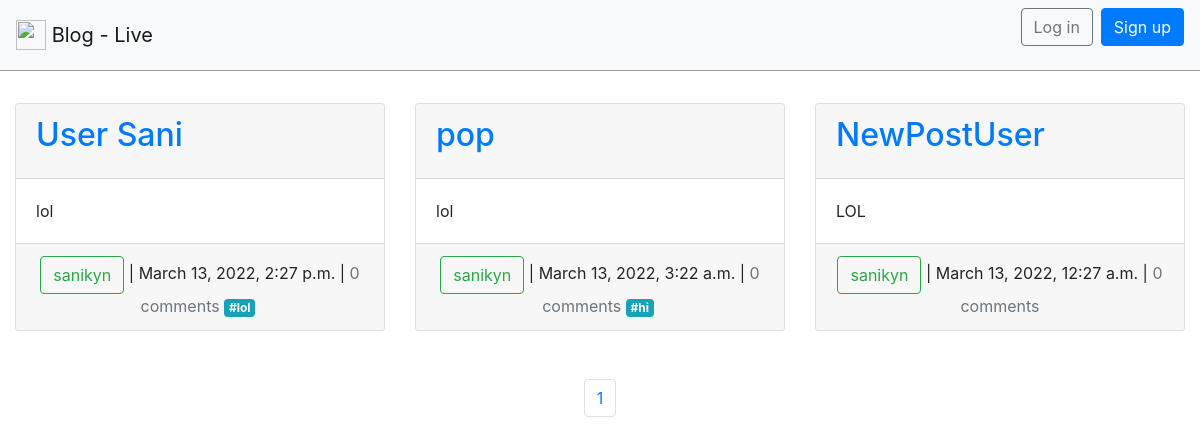
Before: /post/author/2 with the older database file.
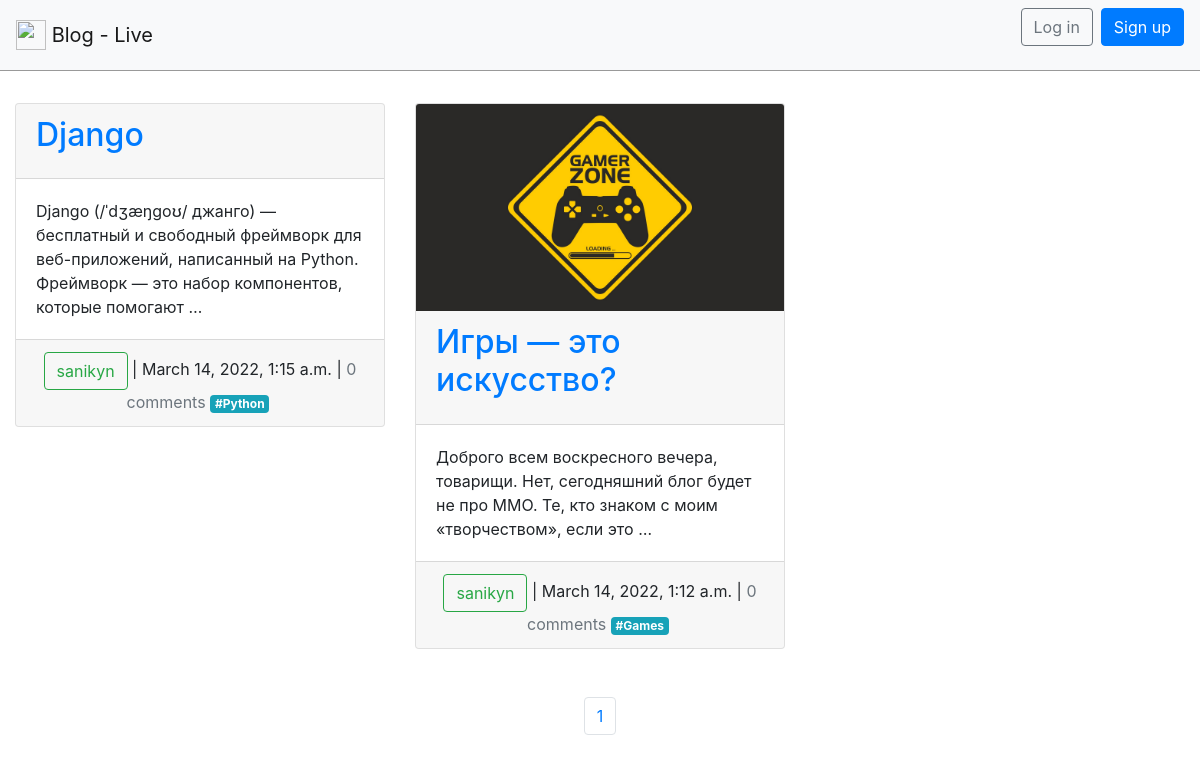
After: the same page with the newer database file.
### blog/models.py (models this page shows, shortened)
class Post(models.Model):
    title = models.CharField(max_length=200, null=True)
    header_image = models.ImageField(null=True, blank=True, upload_to="images/")
    author = models.ForeignKey(
        'auth.User',
        on_delete=models.CASCADE,
        null=True
    )
    date = models.DateTimeField(auto_now_add=True, null=True)
    body = models.TextField()
    tags = TaggableManager()
    def get_absolute_url(self):
        return reverse('post_detail', args=[str(self.id)])
    class Meta:
        ordering = ['-date']

### blog/views.py (the view)
# urls.py: path('post/author/<int:author_id>', PostsByAuthorView.as_view(), name='posts_by_author'),
class PostsByAuthorView(ListView):
    paginate_by = 6
    model = Post
    template_name = 'home.html'
    context_object_name = 'posts'
    def get_queryset(self):
        author_id = self.kwargs["author_id"]
        return Post.objects.filter(author__id=author_id)

### templates/home.html (shortened to what this page needs)
{% extends 'base.html' %}
{% block content %}
<div class="row row-cols-1 row-cols-md-3">
    {% for post in posts %}
    <div class="col mb-4">
        <div class="card">
            {% if post.header_image %}
            <a href="{{ post.get_absolute_url }}"><img src="{{ post.header_image.url }}" class="card-img-top"
                                                       alt="{{ post.title }}"></a>
            {% endif %}
            <div class="card-header">
                <h2 class="card-title"><a href="{% url 'post_detail' post.pk %}">{{ post.title }}</a></h2>
            </div>
            <div class="card-body">
                {{ post.body | truncatewords_html:20 }}
            </div>
            <div class="card-footer text-center">
                <a class="btn btn-outline-success" href="{% url 'posts_by_author' post.author.id %}">
                    {{ post.author.username }}</a> | {{ post.date}} | <span class="text-muted">{{ post.comments.count }} comments</span>
                {% for tag in post.tags.all %}
                <a href="{% url 'tagged' tag.slug %}" class="mr-1 badge badge-info">#{{ tag }}</a>
                {% endfor %}
            </div>
        </div>
    </div>
    {% endfor %}
</div><br>
<nav aria-label="Page navigation example">
    <ul class="pagination justify-content-center">
        {% for p in paginator.page_range %}
        {% if page_obj.number == p %}
        <li class="page-item "><a class="page-link">{{ p }}</a></li>
        {% elif p >= page_obj.number|add:-2 and p <= page_obj.number|add:2 %}
        <li class="page-item">
            <a class="page-link" href="?page={{ p }}">{{ p }}</a>
        </li>
        {% endif %}
        {% endfor %}
    </ul>
</nav>
{% endblock content %}

Changed rows visible on the page:
removed Post: title "User Sani", body "lol", author.username "sanikyn", date "March 13, 2022, 2:27 p.m.", comments.count "0"
no longer on this page (row unchanged): Tag: name "lol", shown under "User Sani"
removed Post: title "pop", body "lol", author.username "sanikyn", date "March 13, 2022, 3:22 a.m.", comments.count "0"
no longer on this page (row unchanged): Tag: name "hi", shown under "pop"
removed Post: title "NewPostUser", body "LOL", author.username "sanikyn", date "March 13, 2022, 12:27 a.m.", comments.count "0"
added Post: title "Django", body "Django (/ˈdʒæŋɡoʊ/ джанго) — бесплатный и свободный фреймворк для веб-приложений, написанный на Python. Фреймворк — это набор компонентов, которые помогают …", author.username "sanikyn", date "March 14, 2022, 1:15 a.m.", comments.count "0"
added Tag: name "Python", shown under "Django"
added Post: header_image (picture), title "Игры — это искусство?", body "Доброго всем воскресного вечера, товарищи. Нет, сегодняшний блог будет не про ММО. Те, кто знаком с моим «творчеством», если это …", author.username "sanikyn", date "March 14, 2022, 1:12 a.m.", comments.count "0"
added Tag: name "Games", shown under "Игры — это искусство?"
